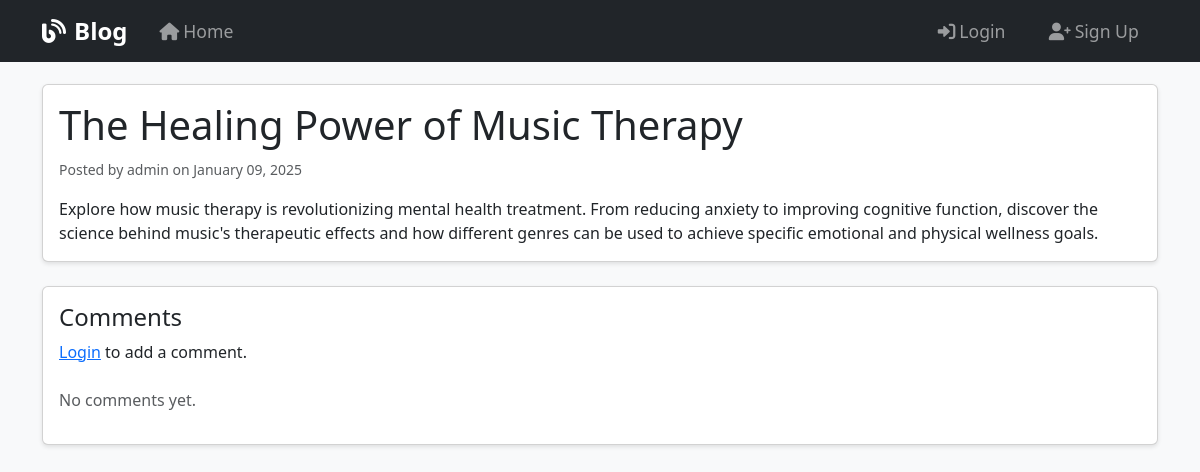
Screenshot of /post/9/ with the database file from the repository.
### blogapp/models.py (models this page shows, shortened)
class Post(models.Model):
    title = models.CharField(max_length=200)
    content = models.TextField()
    date_posted = models.DateTimeField(default=timezone.now)
    author = models.ForeignKey(User, on_delete=models.CASCADE)
    image = models.ImageField(upload_to='blog_images/', null=True, blank=True)

### blogapp/views.py (the view)
# urls.py: path('post/<int:pk>/', views.PostDetailView.as_view(), name='post-detail'),
class PostDetailView(DetailView):
    model = Post
    template_name = 'blogapp/post_detail.html'

### blogapp/templates/blogapp/post_detail.html (shortened to what this page needs)
{% extends "blogapp/base.html" %}
{% block content %}
    <article class="card">
        <div class="card-body">
            <h1 class="card-title">{{ object.title }}</h1>
            <div class="text-muted mb-3">
                <small>Posted by {{ object.author }} on {{ object.date_posted|date:"F d, Y" }}</small>
            </div>
            <p class="card-text">{{ object.content }}</p>
        </div>
    </article>
    <div class="card mt-4">
        <div class="card-body">
            <h4>Comments</h4>
            {% if user.is_authenticated %}
                <form method="POST" action="{% url 'add-comment' object.pk %}">
                    {% csrf_token %}
                    <div class="form-group">
                        <textarea name="content" class="form-control" rows="3" placeholder="Add a comment..." required></textarea>
                    </div>
                    <button type="submit" class="btn btn-primary mt-2">Submit</button>
                </form>
            {% else %}
                <p><a href="{% url 'login' %}">Login</a> to add a comment.</p>
            {% endif %}
            <div class="mt-4">
                {% for comment in object.comments.all %}
                    <div class="card mb-2">
                        <div class="card-body">
                            <div class="d-flex justify-content-between">
                                <small class="text-muted">{{ comment.author }} - {{ comment.date_posted|date:"F d, Y" }}</small>
                            </div>
                            <p class="mb-0">{{ comment.content }}</p>
                        </div>
                    </div>
                {% empty %}
                    <p class="text-muted">No comments yet.</p>
                {% endfor %}
            </div>
        </div>
    </div>
{% endblock content %}

### blogapp/templates/blogapp/base.html (style rules this page uses)
body { background-color: #f8f9fa; padding-top: 60px; }
.card { margin-bottom: 20px; box-shadow: 0 2px 4px rgba(0,0,0,0.1); }

### rows the page displays
Post: title "The Healing Power of Music Therapy", author "admin", date_posted "January 09, 2025", content "Explore how music therapy is revolutionizing mental health treatment. From reducing anxiety to improving cognitive function, discover the science behind music's therapeutic effects and how different genres can be used to achieve specific emotional and physical wellness goals."
